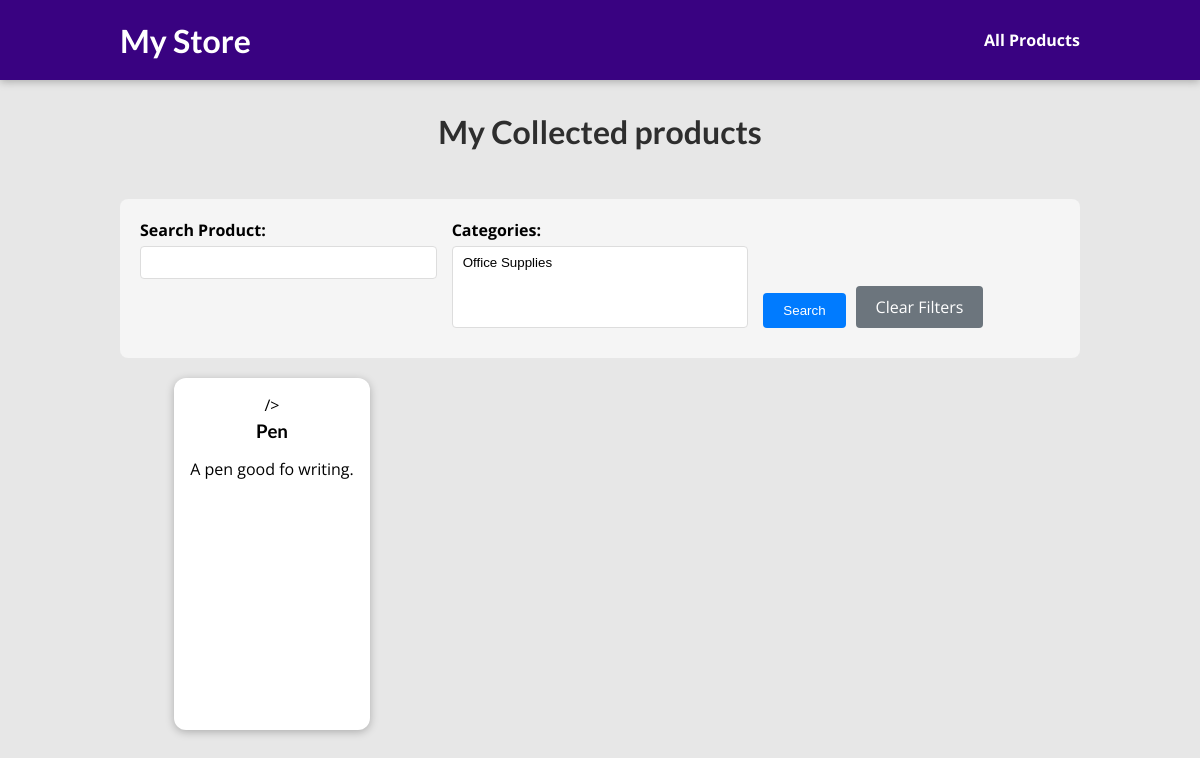
/products, run on an earlier commit of the app's database.
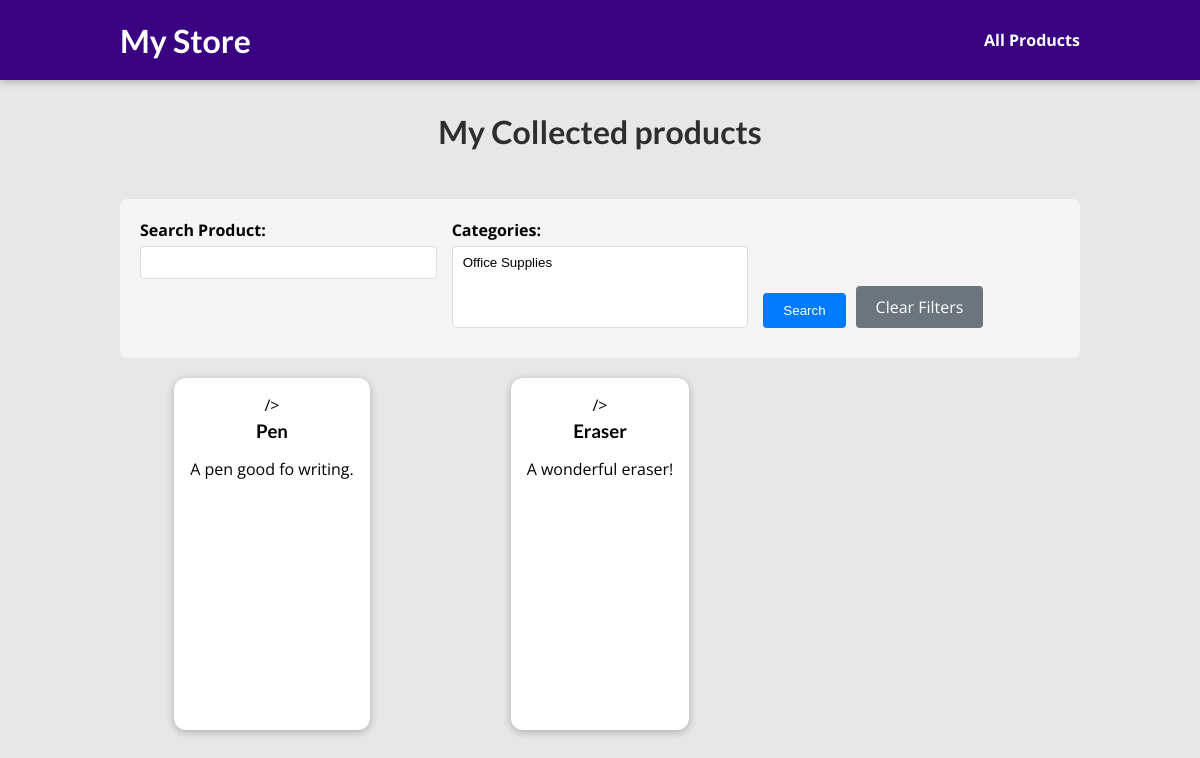
And on a later commit of the database.
### store/models.py (models this page shows, shortened)
class Product(models.Model):
    title = models.CharField(max_length=100)
    slug = models.SlugField(unique=True, db_index=True)
    image_name = models.CharField(max_length=255, blank=True, null=True)
    date = models.DateField(auto_now=True)
    description = models.TextField(validators=[MinLengthValidator(10)])
    categories = models.ManyToManyField(Category)
    inventory_count = models.PositiveIntegerField(
        default=0, validators=[MinValueValidator(0)]
    )
    price = models.DecimalField(max_digits=10, decimal_places=2, default=0.00)

### store/views.py (the view)
# urls.py: path("products", views.products, name="products-page"),
def products(request):
    all_products = Product.objects.all()
    product_filter = ProductFilter(request.GET, queryset=all_products)
    return render(request, "store/all_products.html", {
        "all_products": product_filter.qs,
        "filter": product_filter
    })

### store/models.py (called while the page is built)
    def __str__(self):
        return self.caption

### store/templates/store/all_products.html (shortened to what this page needs)
{% extends "base.html" %}
{% load static %}
{% block css_files %}
  <link rel="stylesheet" href="{% static "store/product.css" %}" />
  <link rel="stylesheet" href="{% static "store/all_products.css" %}" />
{% endblock %}
{% block content %}
<section id="all-products">
  <h2>My Collected products</h2>
  <div class="search-container">
    <form method="get" class="search-form">
      {% for field in filter.form %}
        <div class="filter-field">
          {{ field.label_tag }}
          {{ field }}
        </div>
      {% endfor %}
      <div class="filter-field" style="display: flex; align-items: flex-end;">
        <button type="submit" class="search-button">Search</button>
        <a href="{% url 'products-page' %}" class="clear-filters">Clear Filters</a>
      </div>
    </form>
  </div>
  <ul>
    {% for product in all_products %}
      {% include "store/includes/product.html" %}
    {% empty %}
      <li class="no-products">No products found matching your criteria.</li>
    {% endfor %}
  </ul>
</section>
{% endblock %}

### store/templates/store/includes/product.html (shortened to what this page needs)
{% load static %}
<li>
  <article class="product">
    <a href="{% url "product-detail-page" product.slug %}">
      />
      <div class="product__content">
        <h3>{{ product.title }}</h3>
        <p>
           {{ product.description }}
        </p>
      </div>
    </a>
  </article>
</li>

What changed in the data, as far as the page shows it:
added Product: title "Eraser", description "A wonderful eraser!"
